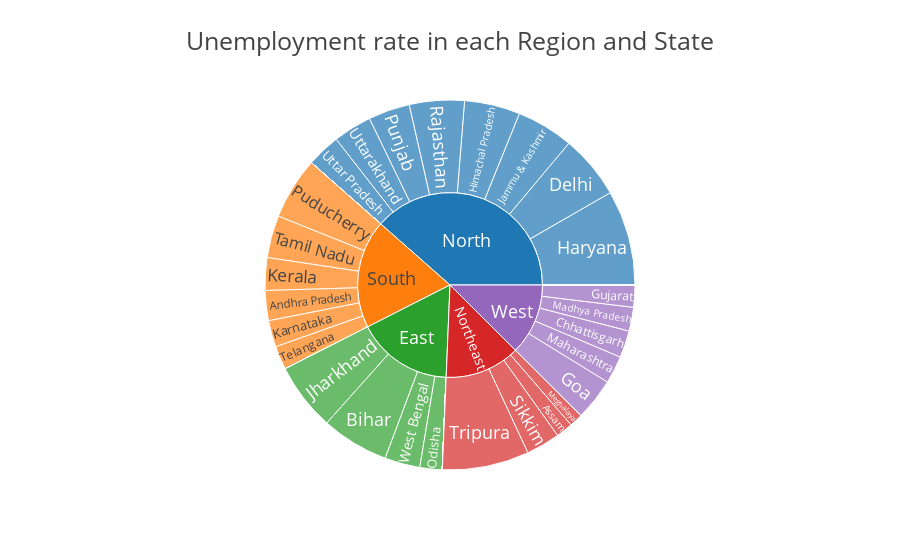

Notebook code cell kept with this figure:
### Code cell
unemployed = unemployed_df.groupby(['Region', 'States'])['Estimated Unemployment Rate'].mean().reset_index()

#create a Sunburst chart 
fig = px.sunburst(unemployed,
                  path=['Region', 'States'],
                  values='Estimated Unemployment Rate',
                  color_continuous_scale='rdylbu',
                  title='Unemployment rate in each Region and State',
                  height=550,
                  template='presentation')

fig.show()

### Figure 1 — Plotly figure (JSON) as saved in the notebook; plotly's stock layout.template omitted (floating-point values rounded to 4 significant figures; data arrays with more than 128 entries replaced by an {"elided": "..."} marker saying what was removed)
{"data": [{"branchvalues": "total", "domain": {"x": [0, 1], "y": [0, 1]}, "hovertemplate": "labels=%{label}<br>Estimated Unemployment Rate=%{value}<br>parent=%{parent}<br>id=%{id}<extra></extra>", "ids": {"elided": "140 str values"}, "labels": {"elided": "140 str values"}, "name": "", "parents": {"elided": "140 str values"}, "type": "sunburst", "values": {"elided": "140 float values"}}], "layout": {"height": 550, "legend": {"tracegroupgap": 0}, "title": {"text": "Unemployment rate in each Region and State"}}}
